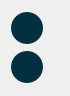
<?xml version="1.0" encoding="UTF-8"?>
<ui version="4.0">
 <class>Zoom_Buttons</class>
 <widget class="QWidget" name="Zoom_Buttons">
  <property name="geometry">
   <rect>
    <x>0</x>
    <y>0</y>
    <width>70</width>
    <height>96</height>
   </rect>
  </property>
  <property name="windowTitle">
   <string>Form</string>
  </property>
  <property name="styleSheet">
   <string notr="true">QToolButton {
    background-color: #032F40; 
    border-radius: 16px;       
    border: none;
    text-align: center;
}

QToolButton:hover {
    background-color: #314250; 
}

QToolButton:pressed {
    background-color: #1A252E;
}</string>
  </property>
  <layout class="QVBoxLayout" name="verticalLayout">
   <item>
    <widget class="QToolButton" name="toolButton">
     <property name="minimumSize">
      <size>
       <width>32</width>
       <height>32</height>
      </size>
     </property>
     <property name="maximumSize">
      <size>
       <width>32</width>
       <height>32</height>
      </size>
     </property>
     <property name="text">
      <string/>
     </property>
     <property name="icon">
      <iconset resource="resources.qrc">
       <normaloff>:/icons/icons/add.svg</normaloff>:/icons/icons/add.svg</iconset>
     </property>
    </widget>
   </item>
   <item>
    <widget class="QToolButton" name="toolButton_2">
     <property name="minimumSize">
      <size>
       <width>32</width>
       <height>32</height>
      </size>
     </property>
     <property name="maximumSize">
      <size>
       <width>32</width>
       <height>32</height>
      </size>
     </property>
     <property name="text">
      <string/>
     </property>
     <property name="icon">
      <iconset resource="resources.qrc">
       <normaloff>:/icons/icons/remove.svg</normaloff>:/icons/icons/remove.svg</iconset>
     </property>
    </widget>
   </item>
  </layout>
 </widget>
 <resources>
  <include location="resources.qrc"/>
 </resources>
 <connections/>
</ui>
